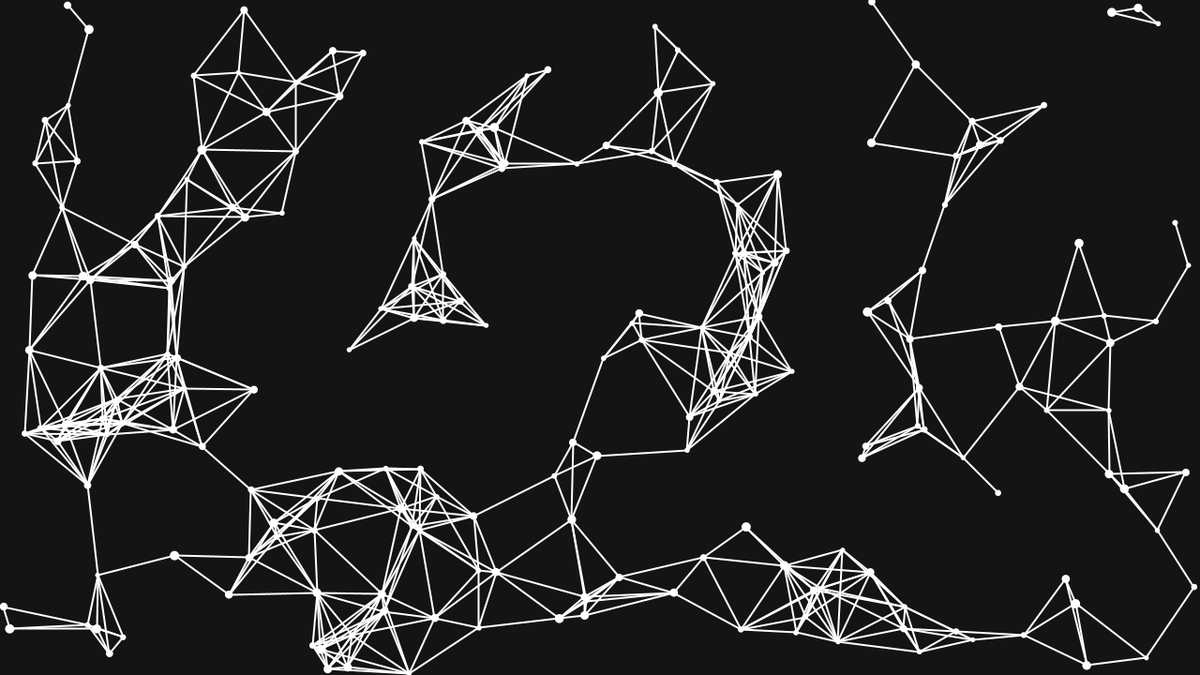
Frame 1 (no input)
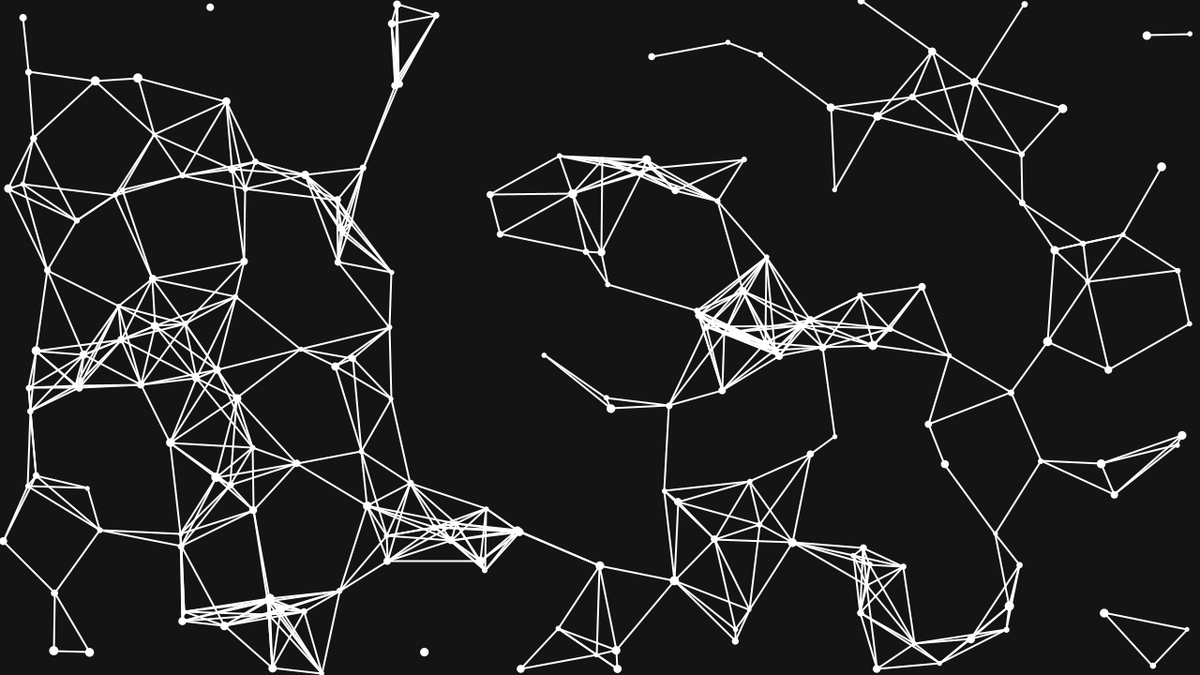
Frame 60 (the mouse pressed at the canvas centre just before this capture)
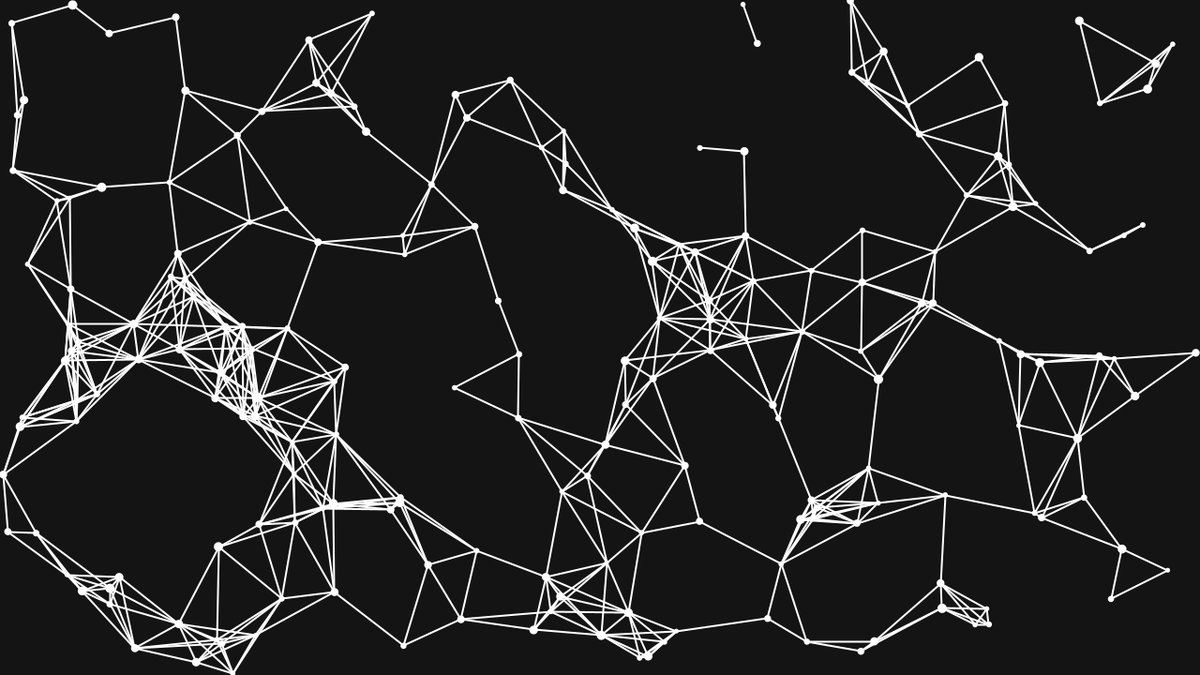
Frame 120 (the mouse held since frame 60 and released just before this capture)

The Processing sketch that drew these frames (run headless with seeded random() and noise(); from frame 60 on, the mouse is pressed at the canvas centre):

// Processing sketch: Circle_Connect
// ── Circle_Connect.pde
ArrayList<Circle> circles;  //Array list of the circles

void setup() {
  //fullScreen();
  size(1280, 720);  //Set the size of the canvas
  circles = new ArrayList();  //Initialise the array list of circles and create 200 of them
  for (int i = 0; i < 200; i++) {
    circles.add(new Circle());
  }
}

void draw() {
  background (20);    //draw the background each frame

  //Call the draw function for each circle each frame
  for (Circle circle : circles) {
    noStroke();
    circle.draw();
  }

  //Check the distance between each circle on the screen, and if the distance is below 50 draw a line between the two circles
  for (int i = 0; i < circles.size(); i++) {
    for (int j = 0; j < i; j++) {
      float dist = dist(circles.get(i).pos.x, circles.get(i).pos.y, circles.get(j).pos.x, circles.get(j).pos.y);  //Distance
      if (dist <= 100) {
        fill(255);          //Set the colour of the line
        stroke(255);
        strokeWeight(2);    //Set the stroke weight of the line
        line(circles.get(i).pos.x, circles.get(i).pos.y, circles.get(j).pos.x, circles.get(j).pos.y);  //Draw the line
      }
    }
  }
}

// ── Circle.pde
class Circle {

  PVector pos;  //Position
  PVector vel;  //Velocity
  float size;   //Size of the circle

  Circle() {
    pos = new PVector(random(size, width - size), random (size, height - size));  //Set the position to a random position
    vel = new PVector (random(-2, 2), random (-2, 2));                            //Set the starting velocity to a random vector
    size = random(5, 10);    //Set the size of the circle
  }

  void draw() {
    pos.add(vel);  //Add velocity to the position
    fill(255);  //Set the colour of the circle to white
    ellipse(pos.x, pos.y, size, size);    //Draw the circle
    
    //If the circle goes to the edge of the screen, flip the x velocity
    if(pos.x >= width - size/2 || pos.x <= size/2){
      vel.x *= -1f;
    }
    
    //If the circle goes to the edge of the screen, flip the y velocity
    if(pos.y >= height - size/2 || pos.y <= size/2){
      vel.y *= -1f ;
    }
  }
}
